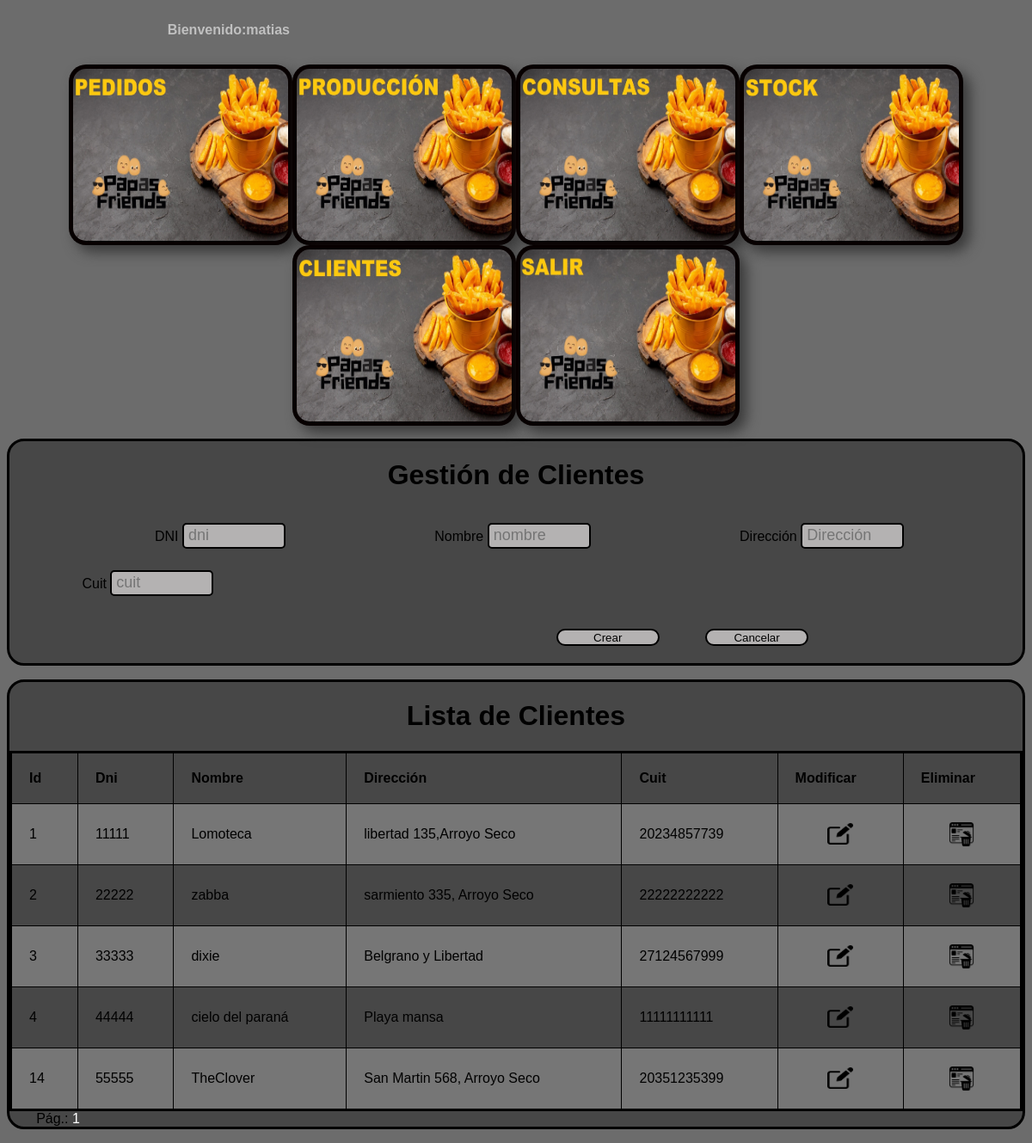
/clientes.php (signed in), run on the app's committed database.
### tables this page shows
CREATE TABLE `clientes` (
  `idCliente` int(11) NOT NULL AUTO_INCREMENT,
  `nombre` varchar(40) NOT NULL,
  `direccioncliente` varchar(40) NOT NULL,
  `dni` int(8) NOT NULL,
  `cuit` char(11) DEFAULT NULL,
  PRIMARY KEY (`idCliente`),
  UNIQUE KEY `dni` (`dni`)
);

### clientes.php (the view, shortened to what this page needs)
<?php
include("verifica_sesion.php");
include("conexion.php");
$rango_pag = 7;
if (isset($_GET["pagina"])) {
    if ($_GET["pagina"] == 1) {
        header("location:clientes.php");
    } else {
        $pagina = $_GET["pagina"];
    }
} else {
    $pagina = 1;
}
$desde = ($pagina - 1) * $rango_pag;
$sql = "select * from clientes";
$resultado = $conexion->query($sql);
$cant_registros = $resultado->rowCount();
$cant_pag = ceil($cant_registros / $rango_pag);
$sql = "select * from clientes limit $desde, $rango_pag";
$mostrar = $conexion->query($sql);
?>
<!DOCTYPE html>
<html lang="es">
<head>
    <link rel="stylesheet" type="text/css" href="css/estilomenus.css">
	<link rel="stylesheet" type="text/css" href="css/tabla.css">
</head>
<body bgcolor="#0000032" background="img/fondopro.jpg" class= body>
<div class="contenedor">
	<br></br>
	<input class="figure" id="boton" type="image"  img src="img/pedidos.jpg" width="250" height="200" value="Nuevo producto" onClick="location='pedidos.php'" class="boton" />
	<br></br>
	<input class="figure" id='boton' type="image" img src="img/produccion.jpg" width="250" height="200" value='Modificar producto' onClick='location="produccion.php"' class="boton" />
	<br></br>
	<input class="figure" id="boton" type="image"  img src="img/consultas.jpg" width="250" height="200" value="Nuevo producto" onClick="location='consulta.php'" class="boton" />
	<br></br>
	<input class="figure" id='boton' type="image" img src="img/stock.jpg" width="250" height="200" value='Listar productos' onClick='location="stock.php"' class="boton" />
	<br></br>
	<input class="figure" id='boton' type="image" img src="img/clientes.jpg" width="250" height="200" value='clientes' onClick='location="clientes.php"' class="boton" />
	<br></br>
	<input class="figure" id="boton" type="image" img src="img/salir.jpg" width="250" height="200" value="Salir" onClick='location="index.php"' class="boton" />
	<br></br> <br></br> <br></br>
    </div>
    <form  class="contact_form" action="clientes.php" method="post">
        <h1 class="centrateh1">Gestión de Clientes</h1>
        &nbsp;&nbsp;&nbsp;&nbsp;&nbsp;&nbsp;&nbsp;&nbsp;&nbsp;&nbsp;&nbsp;&nbsp;&nbsp;&nbsp;&nbsp;&nbsp;&nbsp;&nbsp;
        &nbsp;&nbsp;&nbsp;&nbsp;&nbsp;&nbsp;&nbsp;&nbsp;&nbsp;&nbsp;&nbsp;&nbsp;&nbsp;&nbsp;&nbsp;&nbsp;&nbsp;&nbsp;
        DNI <input type="text" name="dni" minlength="5" pattern="\d+" maxlength="7"
                   value="<?php if (isset($_GET['mod'])) echo $acambiar['dni']; else echo ''; ?>" placeholder="dni" autofocus required></input>
        &nbsp;&nbsp;&nbsp;&nbsp;&nbsp;&nbsp;&nbsp;&nbsp;&nbsp;&nbsp;&nbsp;&nbsp;&nbsp;&nbsp;&nbsp;&nbsp;&nbsp;&nbsp;
        &nbsp;&nbsp;&nbsp;&nbsp;&nbsp;&nbsp;&nbsp;&nbsp;&nbsp;&nbsp;&nbsp;&nbsp;&nbsp;&nbsp;&nbsp;&nbsp;&nbsp;&nbsp;
        Nombre <input type="text" name="nombre" maxlength="50" pattern="^[a-zA-Z0-9]+$"
                     value="<?php if (isset($_GET['mod'])) echo $acambiar['nombre']; else echo ''; ?>" placeholder="nombre" required></input>
        &nbsp;&nbsp;&nbsp;&nbsp;&nbsp;&nbsp;&nbsp;&nbsp;&nbsp;&nbsp;&nbsp;&nbsp;&nbsp;&nbsp;&nbsp;&nbsp;&nbsp;&nbsp;
        &nbsp;&nbsp;&nbsp;&nbsp;&nbsp;&nbsp;&nbsp;&nbsp;&nbsp;&nbsp;&nbsp;&nbsp;&nbsp;&nbsp;&nbsp;&nbsp;&nbsp;&nbsp;
        Dirección <input type="text" name="direccioncliente" maxlength="50" pattern="^[a-zA-Z0-9]+$"
                       value="<?php if (isset($_GET['mod'])) echo $acambiar['direccioncliente']; else echo ''; ?>" placeholder="Dirección" required></input>
        Cuit <input type="text" name="cuit" minlength="11" maxlength="11" pattern="[0-9]{11,11}"
                    value="<?php if (isset($_GET['mod'])) echo $acambiar['cuit']; else echo ''; ?>" placeholder="cuit"></input>
        <br> </br>
        <input type="submit"
               name="<?php if (isset($_GET['mod'])) echo 'actualizar'; else echo 'insertar'; ?>"
               value="<?php if (isset($_GET['mod'])) echo 'Modificar'; else echo 'Crear'; ?>"
               style='width:120px;height:20px'>
        <input type="button" name="cancelar" value="Cancelar" style='width:120px;height:20px'
               onClick="window.location.href = 'clientes.php'">
    </form>
    <form  class="contact_form" action="clientes.php" method="post">
    <h1 class="centrateh1">Lista de Clientes</h1>
    <table width="100%" border="3" bordercolor="#000000" cellspacing="10" cellpadding="10" class="">
        <tr>
            <th>Id</th>
            <th>Dni</th>
            <th>Nombre</th>
            <th>Dirección</th>
            <th>Cuit</th>
            <th>Modificar</th>
            <th>Eliminar</th>
        </tr>
        <?php
        while ($fila = $mostrar->fetch(PDO::FETCH_ASSOC)) {
            echo "<tr>
                    <td>" . $fila['idCliente'] . "</td>
                    <td>" . $fila['dni'] . "</td>
                    <td>" . $fila['nombre'] . "</td>
                    <td>" . $fila['direccioncliente'] . "</td>
                    <td>" . $fila['cuit'] . "</td></td>
                    <td><center><a href='clientes.php?mod=" . $fila['idCliente'] . "'><img src='img/editar.png' width='30' height='25'></a></center></td>
                    <td><center><a href=\"javascript:preguntar('" . $fila['idCliente'] . "')\"><img src='img/borrar-archivo.png' width='30'></td>
                  </tr>";
        }
        ?>
    </table>
    <?php
    echo "&nbsp;&nbsp;&nbsp;&nbsp;&nbsp;&nbsp;&nbsp;" . "Pág.:  ";
    for ($i = 1; $i <= $cant_pag; $i++) {
        echo "<a href='?pagina=" . $i . "'>" . $i . "</a>  ";
    }
    ?>
    </form>
</body>
</html>

### css/estilomenus.css (style rules this page uses)
.body { background-repeat: no-repeat; background-attachment: fixed; background-size:100% 100%; flex-direction: row; flex-wrap: wrap; }
.contenedor { width: 100%; margin: 15px auto; display: flex; flex-direction: row; flex-wrap: wrap; justify-content: center; align-content: space-around; cursor: url(../Img/cursorpro.png)30 30, auto; }
a { text-decoration: none; color: #FFF; font-size: medium; }
.figure { padding: 5px; background:rgb(7, 0, 0); border-radius: 20px; box-shadow:rgb(58, 58, 58) 8px 8px 15px; -webkit-transition:-webkit-transform 0.3s ease-in-out 0.1s; -moz-transition:-moz-transform 0.3s ease-in-out 0.1s; -ms-transition:-ms-transform 0.3s ease-in-out 0.1s; }

### css/tabla.css (style rules this page uses)
body { background-color: #6c6c6c; font-family: Arial; }
table { background-color: rgb(71, 71, 71); text-align: left; border-collapse: collapse; width: 100%; border-color: #000000; }
th, td { padding: 20px; }
tr:nth-child(even) { background-color: rgb(118, 118, 118); }
input[type="button"] { height: 45px; padding-left: 5px; padding-right: 5px; margin-bottom: 20px; margin-top: 10px; background-color: rgb(180, 178, 178); border-color: #000000; border-style: solid; border-radius: 10px; width: 420px; cursor: url(../Img/cursorpro.png)30 30, auto; }
input[type="submit"] { height: 45px; padding-left: 5px; padding-right: 5px; margin-bottom: 20px; margin-top: 10px; background-color: rgb(180, 178, 178); border-color: #000000; border-style: solid; border-radius: 10px; width: 420px; cursor: url(../Img/cursorpro.png)30 30, auto; }
input[type="text"] { background-color: rgb(180, 178, 178); font-weight: 400; border-radius: 5px; border-style: solid; border-color: #000000; height: 30px; padding-left: 5px; padding-right: 5px; margin-bottom: 10px; margin-top: 15px; font-family: “Helvetica”, arial, sans-serif; font-size: 18px; width: 120px; }
.contact_form { border-style: solid; border-radius: 20px; background-color: rgb(71, 71, 71); border-color: #000000; }
.centrateh1 { text-align:center; }

### data on the page
clientes: idCliente "1", dni "11111", nombre "Lomoteca", direccioncliente "libertad 135,Arroyo Seco", cuit "20234857739"
clientes: idCliente "2", dni "22222", nombre "zabba", direccioncliente "sarmiento 335, Arroyo Seco", cuit "22222222222"
clientes: idCliente "3", dni "33333", nombre "dixie", direccioncliente "Belgrano y Libertad", cuit "27124567999"
clientes: idCliente "4", dni "44444", nombre "cielo del paraná", direccioncliente "Playa mansa", cuit "11111111111"
clientes: idCliente "14", dni "55555", nombre "TheClover", direccioncliente "San Martin 568, Arroyo Seco", cuit "20351235399"

### other printed values
$_SESSION["logueado"] "matias"
